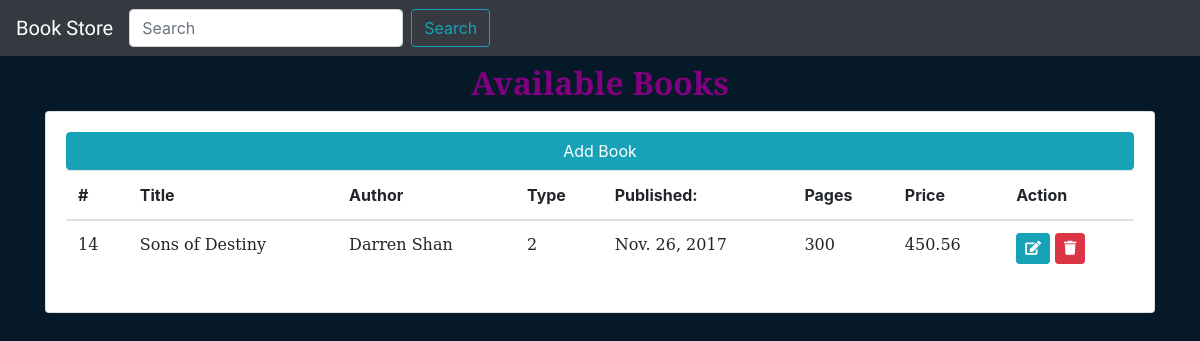
Before: / with the older database file.
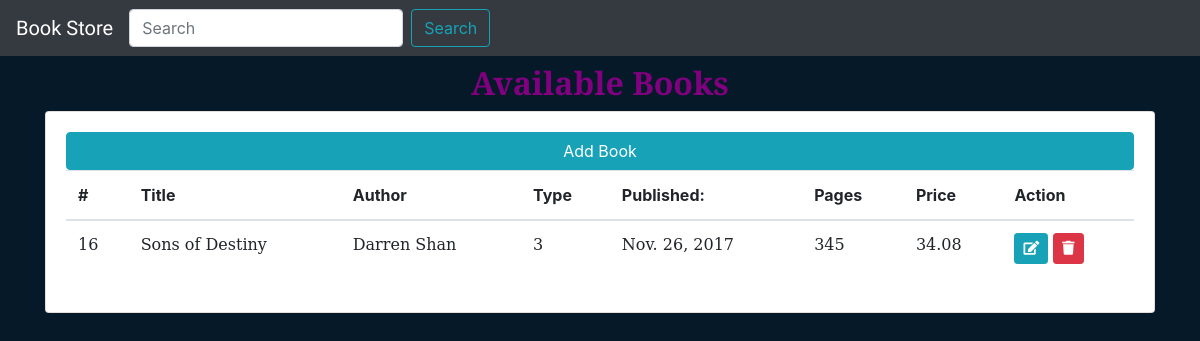
After: the same page with the newer database file.
### bookcrud/models.py (models this page shows, shortened)
class Book(models.Model):
    HARDCOVER = 1
    PAPERBACK = 2
    EBOOK = 3
    BOOK_TYPES = (
        (HARDCOVER, 'Hardcover'),
        (PAPERBACK, 'Paperback'),
        (EBOOK, 'E-book'),
    )
    title = models.CharField(max_length=50)
    published = models.DateField(null=True)
    author = models.CharField(max_length=30, blank=True)
    price = models.DecimalField(max_digits=5, decimal_places=2)
    pages = models.IntegerField(blank=True, null=True)
    book_type = models.PositiveSmallIntegerField(choices=BOOK_TYPES)

### bookcrud/views.py (the view)
# urls.py: path('', views.index, name='index'),
def index(request):
    books = Book.objects.all()
    return render(request, 'bookcrud/index.html',
                  {'books': books})

### bookcrud/templates/bookcrud/index.html (shortened to what this page needs)
{% extends 'bookcrud/base.html' %}
{% load static %}
{% block content %}
    <h2 class="text-capitalize text-center m-2" style="font-family: 'Bree Serif'; color: purple;"><b>Available Books</b></h2>
    <div class="card card-body">
    <button type="button" class="btn btn-info js-create-book" data-url="{% url 'bookcrud:create-book' %}">Add Book</button>
    <table class="table" id="book-table">
        <thead>
            <tr>
                <th>#</th>
                <th>Title</th>
                <th>Author</th>
                <th>Type</th>
                <th>Published:</th>
                <th>Pages</th>
                <th>Price</th>
                <th>Action</th>
            </tr>
        </thead>
        <tbody>
            {% include 'bookcrud/includes/partial-book-list.html' %}
        </tbody>
    </table>
    </div>
{% endblock %}

### bookcrud/templates/bookcrud/base.html (shortened to what this page needs)
{% load static %}
<!DOCTYPE html>
<html lang="en">
<head>
    <link href="{% static 'bookcrud/css/bootstrap.min.css' %}" rel="stylesheet" type="text/css">
    <link rel="stylesheet" href="https://use.fontawesome.com/releases/v5.8.1/css/all.css">
    <link href="{% static 'bookcrud/css/custom.css' %}" rel="stylesheet" type="text/css">
</head>
<body>
<nav class="navbar navbar-expand-lg navbar-dark bg-dark">
  <a class="navbar-brand" href="{% url 'bookcrud:index' %}" style="font-family: 'Acme', cursive;">Book Store</a>
  <div class="collapse navbar-collapse" id="navbarTogglerDemo03">
    <ul class="navbar-nav mr-auto mt-2 mt-lg-0">
    <li class="nav-item">
    <form class="form-inline my-2 my-lg-0">
      <input class="form-control mr-sm-2" type="search" placeholder="Search" aria-label="Search" name="q" value="{{ request.GET.q }}">
      <button class="btn btn-outline-info my-2 my-sm-0" type="submit">Search</button>
    </form>
        </li>
    </ul>
  </div>
</nav>
<div class="container">
{% block content %}{% endblock %}
</div>
</body>
</html>

### bookcrud/templates/bookcrud/includes/partial-book-list.html
{% for book in books %}
            <tr style="font-family: 'DejaVu Serif';">
            <td>{{ book.id }}</td>
            <td>{{ book.title }}</td>
            <td>{{ book.author }}</td>
            <td>{{ book.book_type }}</td>
            <td>{{ book.published }}</td>
            <td>{{ book.pages }}</td>
            <td>{{ book.price }}</td>
            <td>
                <button class="btn btn-info btn-sm js-update-book" data-url="{% url 'bookcrud:update-book' book.id %}">
                    <i class="fas fa-edit"></i>
                </button>
                <button class="btn btn-danger btn-sm js-delete-book" data-url="{% url 'bookcrud:delete-book' book.id %}">
                    <i class="fas fa-trash"></i>
                </button>
            </td>
            </tr>
        {% endfor %}

### bookcrud/static/bookcrud/css/custom.css (style rules this page uses)
body { background: url("../images/db.png"); }

Changed rows visible on the page:
removed Book: id "14", title "Sons of Destiny", author "Darren Shan", book_type "2", published "Nov. 26, 2017", pages "300", price "450.56"
added Book: id "16", title "Sons of Destiny", author "Darren Shan", book_type "3", published "Nov. 26, 2017", pages "345", price "34.08"
